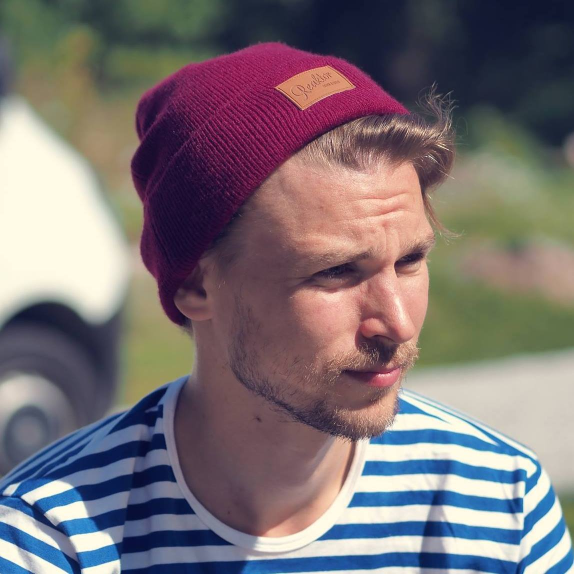
#> input picture data/input/aki.png, 1148 x 1148 px (shown at 1/2 size)
$ python __main__.py   (older library calls are emulated)
#> lines starting #> are read from the running program, lines starting #| are printed output that depends on the picture; after the words box and inside, x2 and y2 are one past the last pixel; in counts of white or black regions, pixels touching at a corner belong together
### painter/painter.py
from numpy import (array, argmin, arange, ceil, sqrt, empty, arctan2, ones, cos, sin,
                   maximum, clip, pi, uint8, min as npmin, round as npround, ravel, reshape)
from numpy.random import choice, randint, shuffle
import cv2
from sklearn.cluster import KMeans
import tqdm


class Painter:
    def __init__(self,
                 input_path: str,
                 output_path: str='data/output/canvas.png'):
#> called with input_path = 'data/input/aki.png', output_path = 'data/output/canvas.png'
        self.input_path = input_path
        self.output_path = output_path
        self.img = cv2.imread(input_path)
#> self.img is the input picture: shape (1148, 1148, 3); mean B, G, R 116.9, 112.4, 122.3
        if self.img is None:
            raise ValueError('file {} not found'.format(self.input_path))
        self.img_original = self.img
        self.canvas = None
        height, width, channels = self.img.shape
#> height = 1148; width = 1148; channels = 3
        self.heigth = height
#> self.heigth = 1148
        self.width = width
#> self.width = 1148
        self.channels = channels
#> self.channels = 3

    def paint(self, stroke_scale: int=2, enhance_colors=True):
        # use color enhancing
        if enhance_colors:
            self.enhance_colors(cliplimit=1.5)
            self.warming_filter(1.2, 1.2)
            palette = self.create_palette(40, 0.01)
            self.color_convert(palette)

        # create brush strokes (stroke points, size and directions=gradients) for the image
        strokes, stroke_scale = self.create_strokes(scale=stroke_scale)
        gradientx, gradienty = self.gradients()
        # execute painting
        self.do_paint(strokes, stroke_scale, gradientx, gradienty)

    def do_paint(self, strokes, stroke_scale, gradientx, gradienty):
        x = arange(self.width)
        y = array(arange(self.height)).reshape((self.height, 1))
        canvas = ones((self.height, self.width, 3)) * 255//2
        n = strokes.shape[0]
        # loop all brush strokes
        for i in tqdm.tqdm(range(n)):
            h = strokes[i]
            y0 = int(h[0])
            x0 = int(h[1])

            # get brush stroke direction and size based on gradent
            direction = arctan2(gradienty[y0, x0], gradientx[y0, x0])
            magnitude = sqrt(gradientx[y0, x0]**2 + gradienty[y0, x0]**2)
            angle = direction + pi/2

            # get brush stroke length
            length = maximum(npround(stroke_scale + sqrt(magnitude) * 0.5), stroke_scale * 1.5)
            # get pixels for brush stroke
            idx = self.ellipse(x, y, length, stroke_scale, x0, y0, angle)
            flat_idx = ravel(idx)
            # get original color
            color = self.img[y0, x0]
            for j in range(3):
                flat = ravel(canvas[:,:,j])
                flat[flat_idx] = color[j]
                canvas[:,:,j] = reshape(flat, (self.height, self.width))

        canvas[canvas == -1] = 255
        self.canvas = canvas

    def create_strokes(self, scale=None):
        if scale is None:
            scale = int(max(ceil(min(self.height, self.width) / 250), 2))

        r = max(scale//2,1)
        strokes = empty(((int(ceil(self.height/scale))*int(ceil(self.width/scale))), 2))
        cntr = -1
        for i in range(0, self.height, scale):
            for j in range(0, self.width, scale):
               cntr += 1
               y = randint(-r, r) + i
               x = randint(-r, r) + j
               strokes[cntr, :] = (y % self.height, x % self.width)

        shuffle(strokes)
        return strokes, scale

    def gradients(self, blur: bool=True):
        # grayscale and blur
        gray = cv2.cvtColor(self.img, cv2.COLOR_BGR2GRAY)
        if blur:
            gray = cv2.medianBlur(gray, 11)

        # gradients for strokes
        gradientx = cv2.Sobel(gray, cv2.CV_32F, dx=1, dy=0)
        gradienty = cv2.Sobel(gray, cv2.CV_32F, dx=0, dy=1)

        return gradientx, gradienty

    def scale(self, percent):
#> called with percent = 25
        new_height = int(self.heigth * percent / 100)
#> new_height = 287
        new_width = int(self.width * percent / 100)
#> new_width = 287
        dim = (new_width, new_height)
#> dim = (287, 287)
        img = cv2.resize(self.img, dsize=dim)
        self.img = img
        self.height = new_height
#> self.height = 287
        self.width = new_width
#> self.width = 287

    def enhance_colors(self, cliplimit=2.5):
#> called with cliplimit = 1.5
        lab = cv2.cvtColor(self.img, cv2.COLOR_BGR2LAB)
#> lab: shape (287, 287, 3); mean of channels 0, 1, 2 122.3, 134.5, 127.1
        l, a, b = cv2.split(lab)

        # CLAHE TO l-channel
        clahe = cv2.createCLAHE(clipLimit=cliplimit, tileGridSize=(8,8))
        cl = clahe.apply(l)

        limg = cv2.merge((cl, a, b))
#> limg: shape (287, 287, 3); mean of channels 0, 1, 2 128.3, 134.5, 127.1
        self.img = cv2.cvtColor(limg, cv2.COLOR_LAB2BGR)
#> self.img: shape (287, 287, 3)

    def warming_filter(self, sat, val):
#> called with sat = 1.2, val = 1.2
        h, s, v= cv2.split(cv2.cvtColor(self.img, cv2.COLOR_BGR2HSV))
        s = clip(s * sat, a_min=0, a_max=255).astype(uint8)
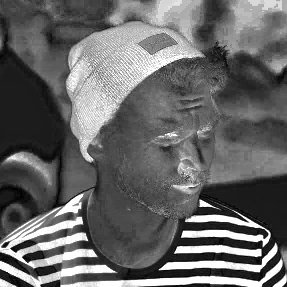
#> s: shape (287, 287); min 0, max 255, mean 103
        v = clip(v * val, a_min=0, a_max=255).astype(uint8)
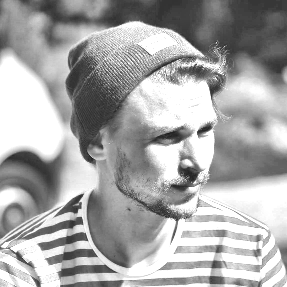
#> v: shape (287, 287); min 26, max 255, mean 167.8
        self.img = cv2.cvtColor(cv2.merge([h, s, v]), cv2.COLOR_HSV2BGR)
#> in create_palette, `smpl = flat[choice(flat.shape[0], n)]`: smpl = 823 rows, first 8: [181, 102, 0], [74, 123, 108], [94, 80, 122], [61, 121, 103], [227, 250, 255], [96, 78, 111], [211, 229, 235], [194, 131, 111]

    def color_convert(self, palette):
        for i in range(0, self.height):
            for j in range(0, self.width):
                k = argmin(((self.img[i, j, :] - palette)**2).sum(axis=1))
                self.img[i, j, :] = palette[k]
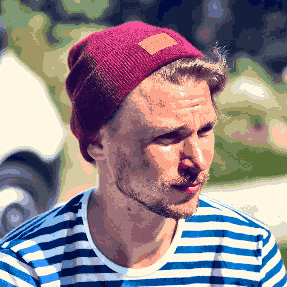
#> self.img: shape (287, 287, 3); mean B, G, R 136.3, 130.1, 143.3
#> in gradients, `gray = cv2.medianBlur(gray, 11)`:
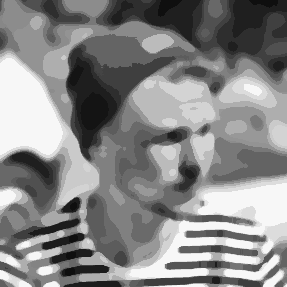
#> gray: shape (287, 287); min 15, max 250, mean 135.5
#> in gradients, `gradienty = cv2.Sobel(gray, cv2.CV_32F, dx=0, dy=1)`:
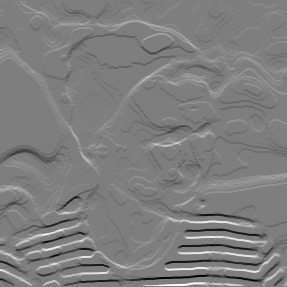
#> gradienty: shape (287, 287) float32; min -740, max 752, mean 2.1; drawn with min black and max white
#> the loop in do_paint, `for i in tqdm.tqdm(range(n)):` made 20736 passes
#> (direction, magnitude, angle, length, color) on passes 1 to 3: (0, 0, 1.57, 3, [86, 130, 115]), (0, 0, 1.57, 3, [115, 152, 127]), (0, 0, 1.57, 3, [139, 164, 249])
#> pass 1, in do_paint, `idx = self.ellipse(x, y, length, stroke_scale, x0, y0, angle)`:
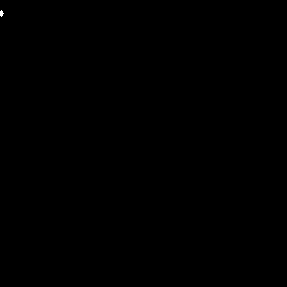
#> idx: shape (287, 287) bool; 0.02% white; 1 white region (1 under 20 px)
#> after the loop in do_paint, `for i in tqdm.tqdm(range(n)):`:
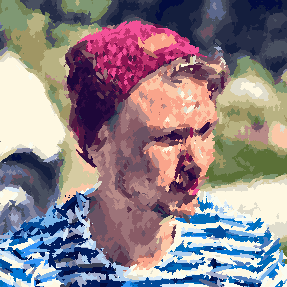
#> canvas: shape (287, 287, 3) float64; mean B, G, R 136.7, 130.1, 143.2
#> after the loop in do_paint, `for i in tqdm.tqdm(range(n)):`: idx: shape (287, 287) bool; 0.04% white; 1 white region, box (x1, y1, x2, y2) and area: (97, 92, 104, 99) 29

    def create_palette(self, k, frac):
        flat = self.img.reshape(self.height * self.width, 3)
        n = int(flat.shape[0] * frac)
        smpl = flat[choice(flat.shape[0], n)]
        clstr = KMeans(n_clusters=k, n_init=1)
        clstr.fit(smpl)
        palette = clstr.cluster_centers_.astype(int)
        return palette

    def ellipse(self, x, y, a, b, x0, y0, angle):
        return ((x-x0)*cos(angle) + (y-y0)*sin(angle))**2 / a**2 + ((x-x0)*sin(angle) - (y-y0)*cos(angle))**2 / b**2 <= 1

    def save_canvas(self):
        cv2.imwrite(self.output_path, self.canvas)

### __main__.py
from painter.painter import Painter

painter = Painter(input_path='data/input/aki.png')
painter.scale(25)
painter.paint(stroke_scale=2)
painter.save_canvas()
